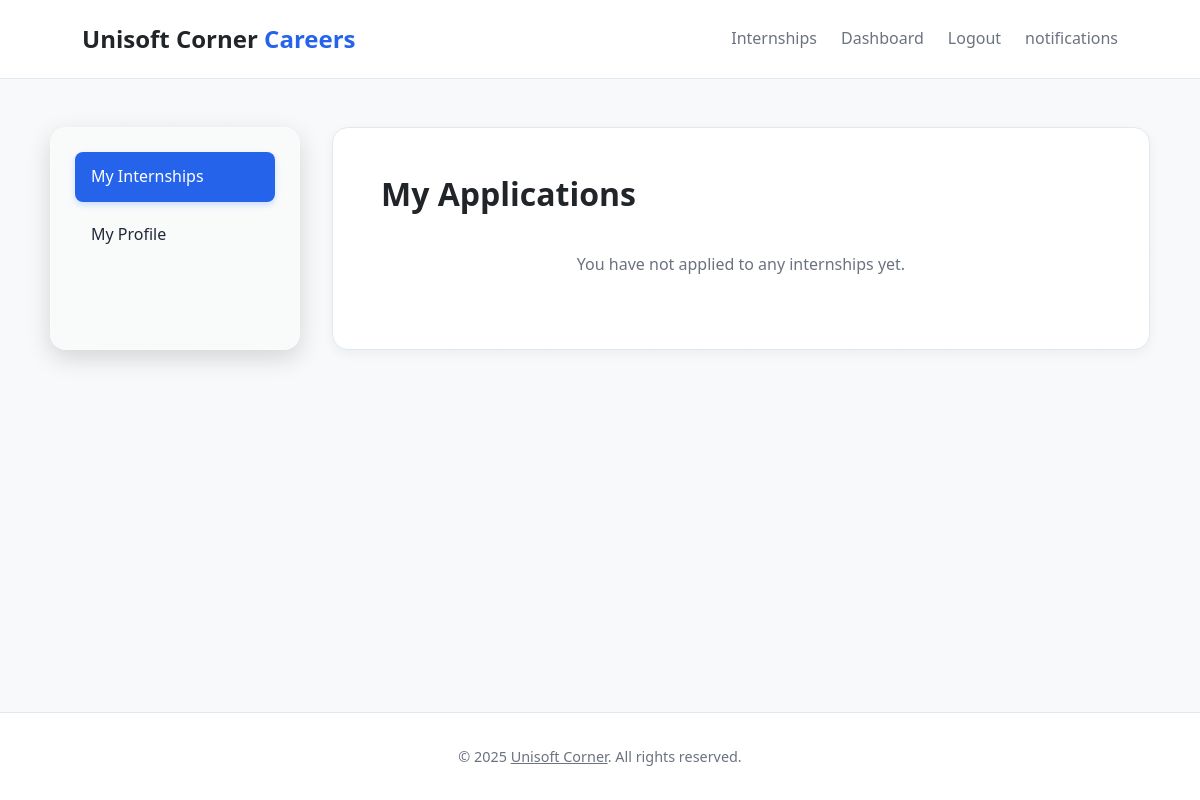
Page /account/my-internships/ (signed in) on the earlier database version.
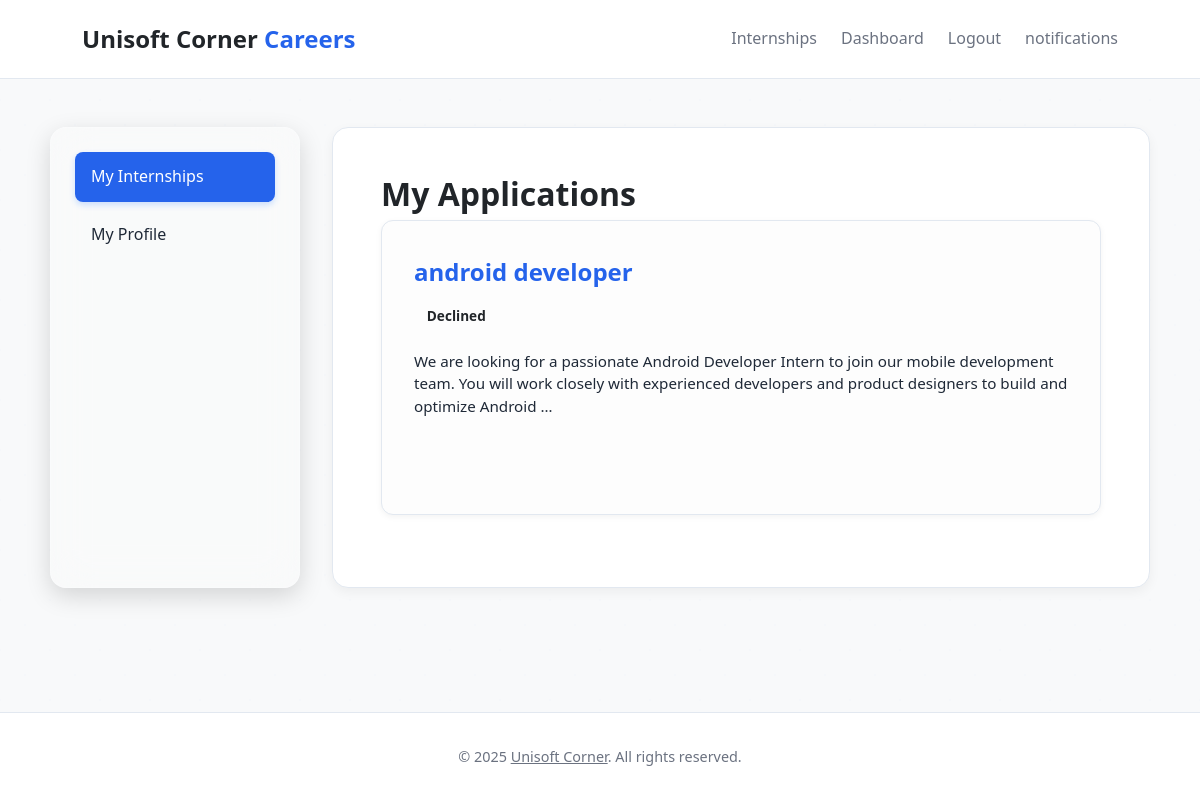
Same page on the later database version.
### applications/models.py (models this page shows, shortened)
class Application(models.Model):
    STATUS_CHOICES = (
        ('applied', 'Applied'),
        ('offered', 'Offered'),
        ('accepted', 'Accepted'),
        ('working', 'Working'),
        ('rejected', 'Rejected'),
        ('offer_expired', 'Offer Expired'),
        ('auto_rejected', 'Auto Rejected'),
        ('declined','Declined')
    )
    user = models.ForeignKey(settings.AUTH_USER_MODEL, on_delete=models.CASCADE)
    internship = models.ForeignKey(Internship, on_delete=models.CASCADE)
    sop = models.TextField(blank=True, null=True)
    resume = models.FileField(upload_to='resumes/')
    applied_at = models.DateTimeField(auto_now_add=True)
    updated_at = models.DateTimeField(auto_now=True)
    status = models.CharField(max_length=20, choices=STATUS_CHOICES, default='applied')
    offer_made_at = models.DateTimeField(null=True, blank=True)
    offer_expiration = models.DurationField(default=timedelta(hours=72))  # 72-hour window
    admin_notes = models.TextField(blank=True,null=True)
    class Meta:
        unique_together = ('user', 'internship')
        ordering = ['-applied_at']

### internships/models.py (models this page shows, shortened)
class Internship(models.Model):
    TYPE_CHOICES = (
        ('paid', 'Paid'),
        ('unpaid', 'Unpaid'),
    )
    title = models.CharField(max_length=200)
    description = models.TextField()
    type = models.CharField(max_length=10, choices=TYPE_CHOICES)
    skills_required = models.ManyToManyField(Skill, blank=True)
    requirements = models.TextField()
    eligibility = models.TextField()
    duration = models.CharField(max_length=50)
    location = models.CharField(max_length=100)
    application_deadline = models.DateField()
    max_positions = models.PositiveIntegerField(default=1)
    current_accepted = models.PositiveIntegerField(default=0)
    is_active = models.BooleanField(default=True)
    created_at = models.DateTimeField(auto_now_add=True)

### users/views.py (the view)
# urls.py: path('my-internships/', views.my_internships_view, name='my_internships'),
@login_required
def my_internships_view(request):
    applications = Application.objects.filter(user=request.user)
    context = {'applications': applications}
    return render(request, "users/my_internships.html", context)

### templates/users/my_internships.html (shortened to what this page needs)
{% extends 'core/base.html' %}
{% block content %}
<div class="container dashboard-container">
    <aside class="dashboard-sidebar">
        <nav class="sidebar-nav">
            <ul>
                <li><a href="{% url 'users:my_internships' %}" class="active">My Internships</a></li>
                <li><a href="{% url 'users:dashboard' %}">My Profile</a></li>
            </ul>
        </nav>
    </aside>
    <div class="dashboard-content">
        <h1>My Applications</h1>
        {% for application in applications %}
            <div class="application-card">
                <a href="{% url 'internships:internship_detail' application.internship.id %}" class="card-link">
                    <h2>{{ application.internship.title }}</h2>
                    <span class="status status-{{ application.status|slugify }}">{{ application.get_status_display }}</span>
                    <p>{{ application.internship.description|truncatewords:30 }}</p>
                </a>
                <div class="actions">
                </div>
            </div>
        {% empty %}
            <p class="empty-state">You have not applied to any internships yet.</p>
        {% endfor %}
    </div>
</div>
{% endblock %}

Differences in the rows shown:
added Application: internship "android developer", status "Declined", internship.description "We are looking for a passionate Android Developer Intern to join our mobile development team. You will work closely with experienced developers and product designers to build and optimize Android …"
Other differences:
text no longer shown: "You have not applied to any internships yet."
